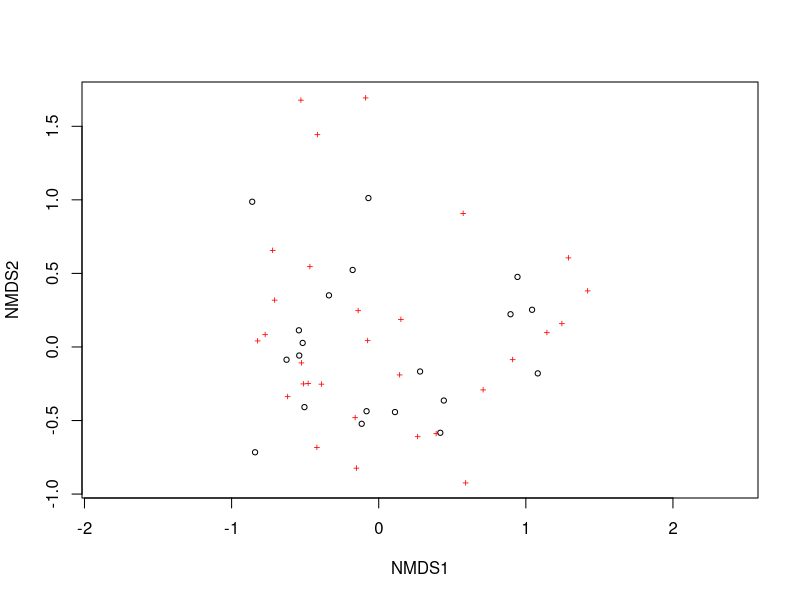
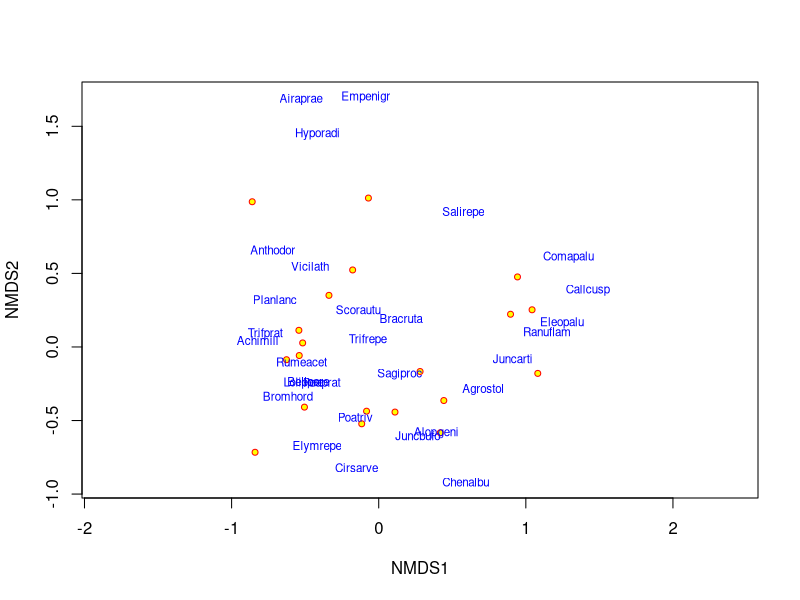
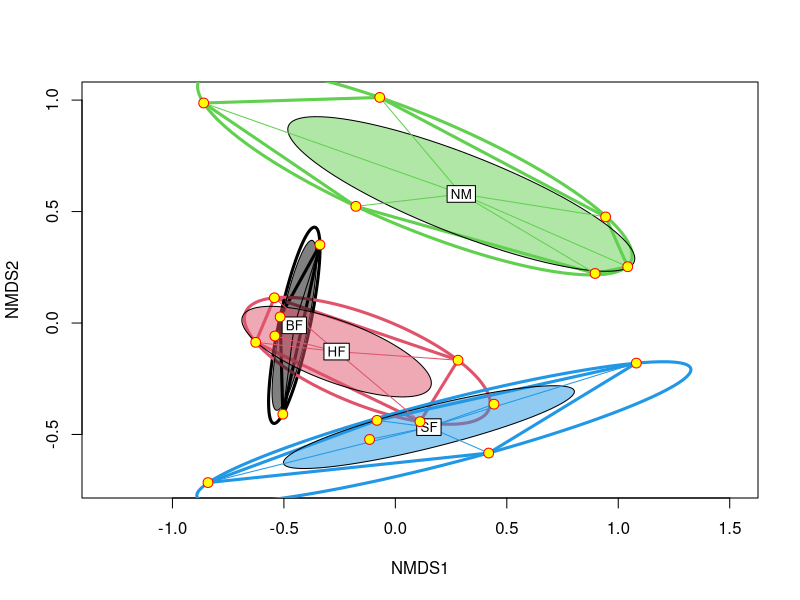
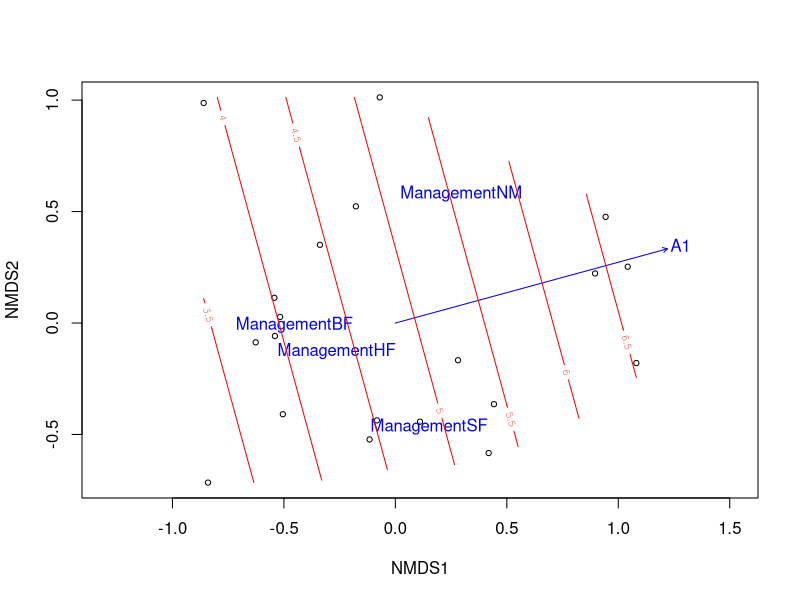
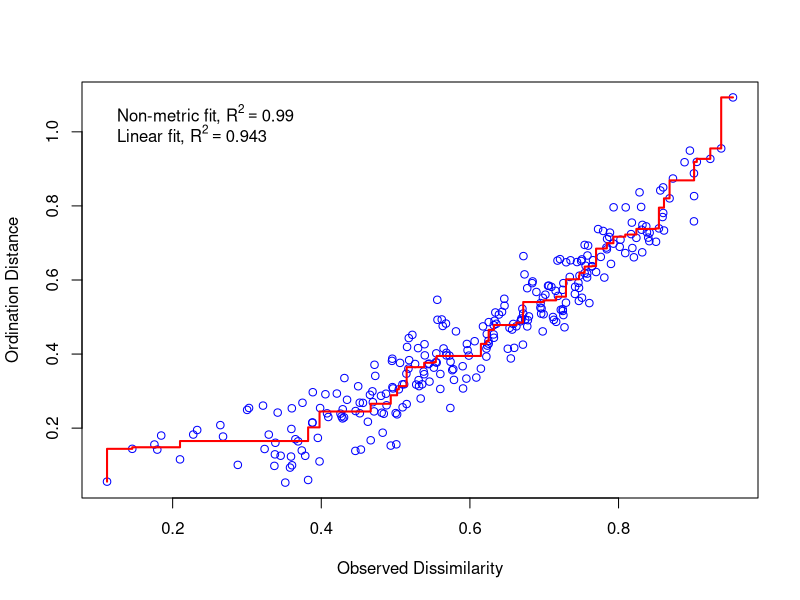
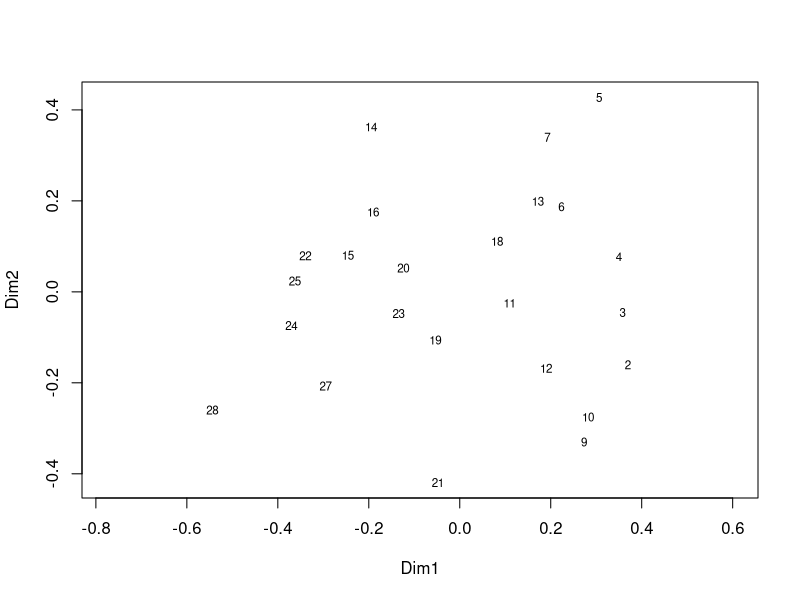
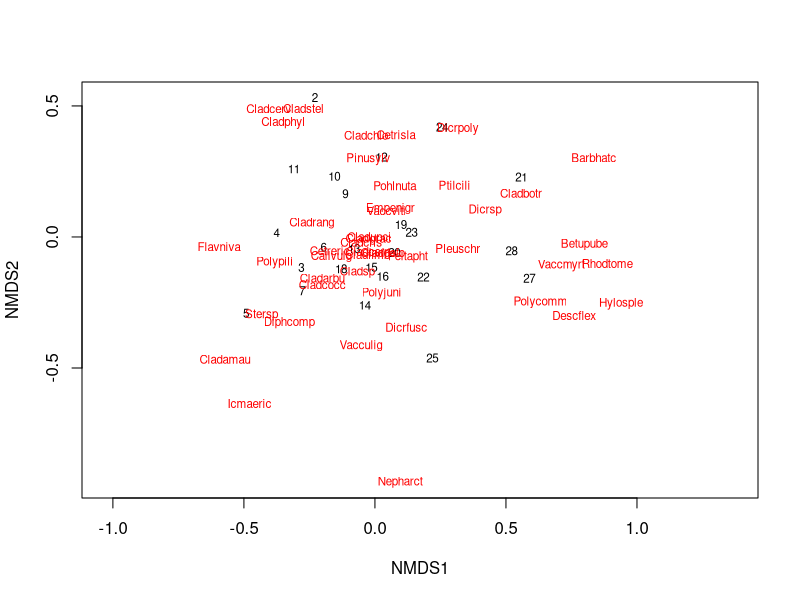

Reproduce these figures in R, in order.
## ---- chunk 1
knitr::opts_chunk$set(echo = TRUE)
library(vegan)
library(MASS)
## ---- chunk 2

data(dune)
ord <- metaMDS(dune)
ord
plot(ord)

plot(ord, type = "n")
  points(ord, display = "sites", cex = 0.8, pch=21, col="red", bg="yellow")
  text(ord, display = "spec", cex=0.7, col="blue")
  
data(dune.env)
  attach(dune.env)
  plot(ord, disp="sites", type="n")
  ordihull(ord, Management, col=1:4, lwd=3)
  ordiellipse(ord, Management, col=1:4, kind = "ehull", lwd=3)
  ordiellipse(ord, Management, col=1:4, draw="polygon")
  ordispider(ord, Management, col=1:4, label = TRUE)
  points(ord, disp="sites", pch=21, col="red", bg="yellow", cex=1.3)
  
ord.fit <- envfit(ord ~ A1 + Management, data=dune.env, perm=999)
  ord.fit
  
plot(ord, dis="site")
  plot(ord.fit)
ordisurf(ord, A1, add=TRUE)
## ---- chunk 3
data(varespec)
  vare.dis <- vegdist(varespec)
  vare.mds0 <- isoMDS(vare.dis)
stressplot(vare.mds0, vare.dis)
ordiplot(vare.mds0, type = "t")

vare.mds <- metaMDS(varespec, trace = FALSE)
  vare.mds
  plot(vare.mds, type = "t")
  
  
data(varechem)
rankindex(scale(varechem), varespec, c("euc","man","bray","jac","kul"))




